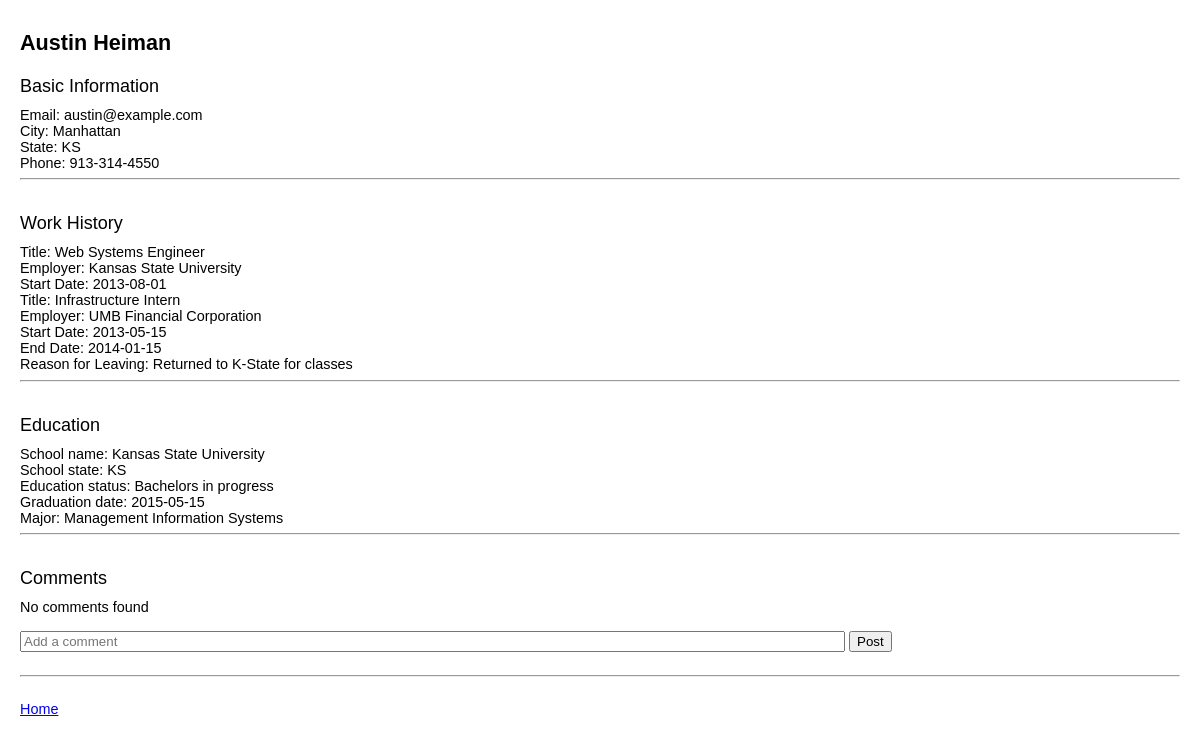
/web/assoc/applicant_info.php?applicant_email=austin@example.com (signed in), run on the app's committed database.
### tables this page shows
create table applicants
(
applicant_email varchar(255) not null,
password varchar(255) not null,
firstname varchar(255) not null,
lastname varchar(255) not null,
city varchar(255) not null,
state char(2) not null,
phone varchar(255) not null,
primary key (applicant_email)
);

create table work_history
(
wh_id int not null auto_increment,
applicant_email varchar(255) not null,
title varchar(255) not null,
employer varchar(255) not null,
start_date date not null,
end_date date,
reason_for_leaving varchar(255),
primary key (wh_id),
foreign key (applicant_email) references applicants(applicant_email)
);

create table education
(
edu_id int not null auto_increment,
applicant_email varchar(255) not null,
school_name varchar(255) not null,
school_state varchar(255),
edu_status varchar(255) not null,
grad_date date not null,
major varchar(255) not null,
primary key (edu_id),
foreign key (applicant_email) references applicants(applicant_email)
);

### web/assoc/applicant_info.php (the view, shortened to what this page needs)
<?php
include '../resources/db_connect.php';
if (isset($_GET['applicant_email'])) {
  $applicant_email = $_GET['applicant_email'];
} else {
  die("Specify applicant email.");
}
$sql = "select a.firstname , a.lastname , a.city , a.state , a.phone from applicants as a
where a.applicant_email = '$applicant_email'";
$result = mysqli_query($con,$sql);
while($row = mysqli_fetch_array($result)) {
  $firstname = $row['firstname'];
  $lastname = $row['lastname'];
  $city = $row['city'];
  $state = $row['state'];
  $phone = $row['phone'];
}
?>
<!doctype html>
<html>
<link rel="stylesheet" type="text/css" href="../resources/style.css">
</head>
<body>
<div id='page_title'>
<?php echo "$firstname $lastname";?>
</div>
<div id='content'>
<div class='section_head'>Basic Information</div>
<?php
echo "Email: $applicant_email<br>City: $city<br>State: $state<br>Phone: $phone<br>";
echo "<hr><br>";
echo "<div class='section_head'>Work History</div>";
$sql = "select w.title , w.employer , w.start_date , w.end_date , w.reason_for_leaving from work_history as w
where applicant_email = '$applicant_email'";
$result = mysqli_query($con,$sql);
if ($result->num_rows == 0) {
  echo "No work history found<br>";
} else {
  while($row = mysqli_fetch_array($result)) {
    $title = $row['title'];
    $employer = $row['employer'];
    $start_date = $row['start_date'];
    $end_date = $row['end_date'];
    $reason_for_leaving = $row['reason_for_leaving'];
    echo "Title: $title<br>Employer: $employer<br>Start Date: $start_date<br>";
    if ($end_date != '') {echo "End Date: $end_date<br>";}
    if ($reason_for_leaving != '') {echo "Reason for Leaving: $reason_for_leaving<br>";}
  }
}
echo "<hr><br>";
echo "<div class='section_head'>Education</div>";
$sql = "select e.school_name , e.school_state , e.edu_status , e.grad_date , e.major from education as e
where applicant_email = '$applicant_email'";
$result = mysqli_query($con,$sql);
if ($result->num_rows == 0) {
  echo "No education found<br>";
} else {
  while($row = mysqli_fetch_array($result)) {
    $school_name = $row['school_name'];
    $school_state = $row['school_state'];
    $edu_status = $row['edu_status'];
    $grad_date = $row['grad_date'];
    $major = $row['major'];
    echo "School name: $school_name<br>School state: $school_state<br>Education status: $edu_status<br>Graduation date: $grad_date<br>Major: $major<br>";
  }
}
echo "<hr><br>";
echo "<div class='section_head'>Comments</div>";
$sql = "select c.comment , u.user_email , u.firstname , u.lastname , u.title from comments as c , users as u
where c.applicant_email = '$applicant_email'
and c.user_email = u.user_email";
$result = mysqli_query($con,$sql);
if ($result->num_rows == 0) {
  echo "No comments found<br>";
}
?>
<?php
$form_action = htmlspecialchars($_SERVER['PHP_SELF']);
?>
<br>
<form method='post' name='comment_form' action='<?php echo $form_action;?>'>
<input type='text' id='input_comment' name='comment' placeholder='Add a comment' size='100' required>
<input type='submit' value='Post'>
</form>
<br><hr><br>
<a href='home.php'>Home</a><br>
</div>
</body>
</html>

### web/resources/style.css (style rules this page uses)
body { width: auto; margin: 0 auto; font-family: arial; font-size: .9em; padding-left: 20px; padding-right: 20px; }
#page_title { font-size: 150%; font-weight: bold; margin-top: 30px; margin-bottom: 20px; }
.section_head { margin-top: 10px; margin-bottom: 10px; font-size: 125%; }
#content { margin-top: 10px; }

### data on the page
applicants: firstname "Austin", lastname "Heiman", city "Manhattan", state "KS", phone "913-314-4550"
work_history: title "Web Systems Engineer", employer "Kansas State University", start_date "2013-08-01"
work_history: title "Infrastructure Intern", employer "UMB Financial Corporation", start_date "2013-05-15", end_date "2014-01-15", reason_for_leaving "Returned to K-State for classes"
education: school_name "Kansas State University", school_state "KS", edu_status "Bachelors in progress", grad_date "2015-05-15", major "Management Information Systems"

### other printed values
$applicant_email "austin@example.com"
